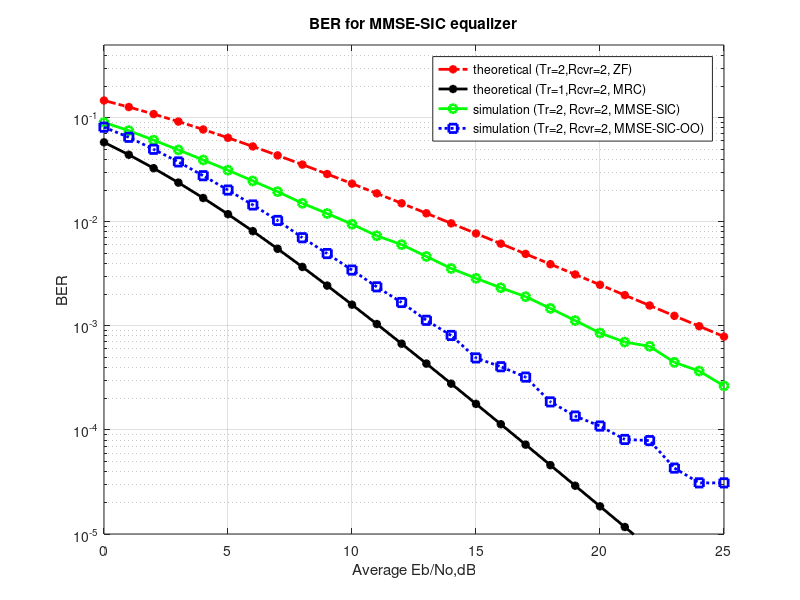

Here is the MATLAB script that generated this plot:
%Minimum Mean Square Error Equalization with Successive Interference Cancellation (ZF-SIC) with optimal ordering 
clear
N =  10^6; %Num of bits/Symbols
Eb_N0_dB = 0:25; %Range of Eb/No values
Tr = 2;
Rcvr = 2;
for i = 1:length(Eb_N0_dB)

    %%%%%%%%%Transmitter
    input = rand(1,N)>0.5; %Generating a random sequence
    s = 2*input-1; %BPSK is being done such that 0 becomes -1 and 1 becomes 0
    Modu_sig = kron(s,ones(Rcvr,1));  
    Modu_sig = reshape(Modu_sig,[Rcvr,Tr,N/Tr]); %grouping in [Rcvr,Tr,N/Tr ] matrix
    
    h = 1/sqrt(2)*randn(Rcvr,Tr,N/Tr) + j*randn(Rcvr,Tr,N/Tr); %Rayleigh channel
    n = 1/sqrt(2)*randn(Rcvr,N/Tr) + j*randn(Rcvr,N/Tr); %white gaussian noise with 0 dB variance

    %%%%%%%%%%Noise being added to the channel
    y = squeeze(sum(h.*Modu_sig,2)) + 10^(-Eb_N0_dB(i)/20)*n;

    %%%%%%%%%%Receiver
    %----------
    %Forming the MMSE equalization matrix W = inv(H^H*H + sigma^2*I)*H^H
    %Inverse of a [2x2] matrix [a b; c d] = 1/(ad-bc)[d -b;-c a]
    Coeff_h = zeros(2,2,N/Tr)  ; 
    Coeff_h(1,1,:) =  sum(h(:,2,:).*conj(h(:,2,:)),1) + 0*10^(-Eb_N0_dB(i)/10);  %d term
    Coeff_h(2,2,:) =  sum(h(:,1,:).*conj(h(:,1,:)),1) + 0*10^(-Eb_N0_dB(i)/10);  %a term
    Coeff_h(2,1,:) = -sum(h(:,2,:).*conj(h(:,1,:)),1); %c term
    Coeff_h(1,2,:) = -sum(h(:,1,:).*conj(h(:,2,:)),1); %b term
    
    for kk = 1:2
       if kk == 1
          sortIdx = [];
    	  Coeff_h(1,1,:) =  sum(h(:,2,:).*conj(h(:,2,:)),1) + 10^(-Eb_N0_dB(i)/10);  %d term
          Coeff_h(2,2,:) =  sum(h(:,1,:).*conj(h(:,1,:)),1) + 10^(-Eb_N0_dB(i)/10);  %a term
          Coeff_h(2,1,:) = -sum(h(:,2,:).*conj(h(:,1,:)),1); %c term
          Coeff_h(1,2,:) = -sum(h(:,1,:).*conj(h(:,2,:)),1); %b term
       elseif kk == 2
          %Sorting the equalization matrix based on the channel power on each dimension
          %since the second spatial dimension is equalized first, the channel
          %with higher power assigned to second dimension
          normSS1 = squeeze(Coeff_h(2,2,:));
    	  normSS2 = squeeze(Coeff_h(1,1,:));
    	  sortIdx = find(normSS2 < normSS1);
       end

   
        %sorting the H^H*H  + sigma^2*I matrix 
        hCofSort = Coeff_h;
        if ~isempty(sortIdx)
            hCofSort(2,2,sortIdx) = Coeff_h(1,1,sortIdx) + 10^(-Eb_N0_dB(i)/10);
      	    hCofSort(1,1,sortIdx) = Coeff_h(2,2,sortIdx) + 10^(-Eb_N0_dB(i)/10);;
    	    hCofSort(1,2,sortIdx) = Coeff_h(2,1,sortIdx);
    	    hCofSort(2,1,sortIdx) = Coeff_h(1,2,sortIdx);
        end
        Den_h = ((hCofSort(1,1,:).*hCofSort(2,2,:)) - (hCofSort(1,2,:).*hCofSort(2,1,:))); %ad-bc term
        Den_h = reshape(kron(reshape(Den_h,1,N/Tr),ones(2,2)),2,2,N/Tr);  %formatting for division
        hInvSort = hCofSort./Den_h; %inv(H^H*H)

        %sorting the H matrix
        hSort = h;
        if ~isempty(sortIdx)
    	    hSort(:,2,sortIdx) = h(:,1,sortIdx);
    	    hSort(:,1,sortIdx) = h(:,2,sortIdx);
        end

        %Equalization - Zero forcing
        hModSort =  reshape(conj(hSort),Rcvr,N); %H^H operation
    
        yModSort = kron(y,ones(1,2)); %formatting the received symbol for equalization
        yModSort = sum(hModSort.*yModSort,1); %H^H * y 
        yModSort =  kron(reshape(yModSort,2,N/Tr),ones(1,2)); %formatting
        yHatSort = sum(reshape(hInvSort,2,N).*yModSort,1); %inv(H^H*H)*H^H*y

        %receiver - hard decision decoding on second spatial dimension
        inputHat2SS = real(yHatSort(2:2:end))>0;
        inputHatMod2SS = 2*inputHat2SS-1;
        inputHatMod2SS = kron(inputHatMod2SS,ones(Rcvr,1));
        inputHatMod2SS = reshape(inputHatMod2SS,[Rcvr,1,N/Tr]);

        %new received symbol - removing the effect from second spatial dimension
        h2SS = hSort(:,2,:); %channel in the second spatial dimension
        r = y - squeeze(h2SS.*inputHatMod2SS);

        %maximal ratio combining - for symbol in the first spatial dimension
        h1SS = squeeze(hSort(:,1,:));
        yHat1SS = sum(conj(h1SS).*r,1)./sum(h1SS.*conj(h1SS),1);
        yHatSort(1:2:end) = yHat1SS;
  
        yHatSort = reshape(yHatSort,2,N/2) ;
        if ~isempty(sortIdx)
            yHatSort(:,sortIdx) = flipud(yHatSort(:,sortIdx));
        end
        Hat_out = reshape(yHatSort,1,N);

        %receiver - hard decision decoding
        inputHat = real(Hat_out)>0;

        %counting the errors
        Error(kk,i) = size(find([input- inputHat]),2);

    end

end

BER = Error/N; %simulated ber
EbN0Lin = 10.^(Eb_N0_dB/10);
th_BER_Rcvr1 = 0.5.*(1-1*(1+1./EbN0Lin).^(-0.5)); 
p = 1/2 - 1/2*(1+1./EbN0Lin).^(-1/2);
th_BERMRC_Rcvr2 = p.^2.*(1+2*(1-p)); 

close all
semilogy(Eb_N0_dB,th_BER_Rcvr1,'-.r*','LineWidth',2);
hold on
semilogy(Eb_N0_dB,th_BERMRC_Rcvr2,'-k*','LineWidth',2);
semilogy(Eb_N0_dB,BER(1,:),'-go','LineWidth',2);
semilogy(Eb_N0_dB,BER(2,:),':bs','LineWidth',2);
axis([0 25 10^-5 0.5])
grid on
legend('theoretical (Tr=2,Rcvr=2, ZF)', 'theoretical (Tr=1,Rcvr=2, MRC)', 'simulation (Tr=2, Rcvr=2, MMSE-SIC)','simulation (Tr=2, Rcvr=2, MMSE-SIC-OO)');
xlabel('Average Eb/No,dB');
ylabel('BER');
title('BER for MMSE-SIC equalizer');

